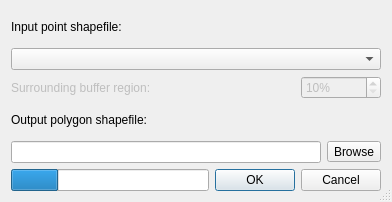
<ui version="4.0" >
 <class>Dialog</class>
 <widget class="QDialog" name="Dialog" >
  <property name="geometry" >
   <rect>
    <x>0</x>
    <y>0</y>
    <width>392</width>
    <height>202</height>
   </rect>
  </property>
  <property name="windowTitle" >
   <string>Create Voronoi Polygons</string>
  </property>
  <property name="sizeGripEnabled" >
   <bool>true</bool>
  </property>
  <layout class="QGridLayout" name="gridLayout" >
   <item row="0" column="0" colspan="4" >
    <widget class="QLabel" name="label_7" >
     <property name="text" >
      <string>Input point shapefile:</string>
     </property>
    </widget>
   </item>
   <item row="1" column="0" colspan="4" >
    <widget class="QComboBox" name="inShape" />
   </item>
   <item row="2" column="0" >
    <widget class="QLabel" name="label" >
     <property name="enabled" >
      <bool>false</bool>
     </property>
     <property name="text" >
      <string>Surrounding buffer region:</string>
     </property>
    </widget>
   </item>
   <item row="2" column="1" colspan="2" >
    <spacer>
     <property name="orientation" >
      <enum>Qt::Horizontal</enum>
     </property>
     <property name="sizeHint" stdset="0" >
      <size>
       <width>40</width>
       <height>20</height>
      </size>
     </property>
    </spacer>
   </item>
   <item row="2" column="3" >
    <widget class="QSpinBox" name="spnBuffer" >
     <property name="enabled" >
      <bool>false</bool>
     </property>
     <property name="suffix" >
      <string>%</string>
     </property>
     <property name="minimum" >
      <number>10</number>
     </property>
     <property name="maximum" >
      <number>100</number>
     </property>
     <property name="value" >
      <number>10</number>
     </property>
    </widget>
   </item>
   <item row="3" column="0" colspan="4" >
    <widget class="QLabel" name="label_6" >
     <property name="text" >
      <string>Output polygon shapefile:</string>
     </property>
    </widget>
   </item>
   <item row="4" column="0" colspan="4" >
    <layout class="QHBoxLayout" >
     <item>
      <widget class="QLineEdit" name="outShape" >
       <property name="readOnly" >
        <bool>true</bool>
       </property>
      </widget>
     </item>
     <item>
      <widget class="QToolButton" name="outTool" >
       <property name="text" >
        <string>Browse</string>
       </property>
      </widget>
     </item>
    </layout>
   </item>
   <item row="5" column="0" colspan="2" >
    <widget class="QProgressBar" name="progressBar" >
     <property name="value" >
      <number>24</number>
     </property>
     <property name="textVisible" >
      <bool>false</bool>
     </property>
    </widget>
   </item>
   <item row="5" column="2" colspan="2" >
    <widget class="QDialogButtonBox" name="buttonBox" >
     <property name="standardButtons" >
      <set>QDialogButtonBox::Cancel|QDialogButtonBox::Ok</set>
     </property>
    </widget>
   </item>
  </layout>
 </widget>
 <resources/>
 <connections>
  <connection>
   <sender>buttonBox</sender>
   <signal>accepted()</signal>
   <receiver>Dialog</receiver>
   <slot>accept()</slot>
   <hints>
    <hint type="sourcelabel" >
     <x>252</x>
     <y>169</y>
    </hint>
    <hint type="destinationlabel" >
     <x>155</x>
     <y>192</y>
    </hint>
   </hints>
  </connection>
  <connection>
   <sender>buttonBox</sender>
   <signal>rejected()</signal>
   <receiver>Dialog</receiver>
   <slot>reject()</slot>
   <hints>
    <hint type="sourcelabel" >
     <x>289</x>
     <y>176</y>
    </hint>
    <hint type="destinationlabel" >
     <x>283</x>
     <y>193</y>
    </hint>
   </hints>
  </connection>
 </connections>
</ui>
